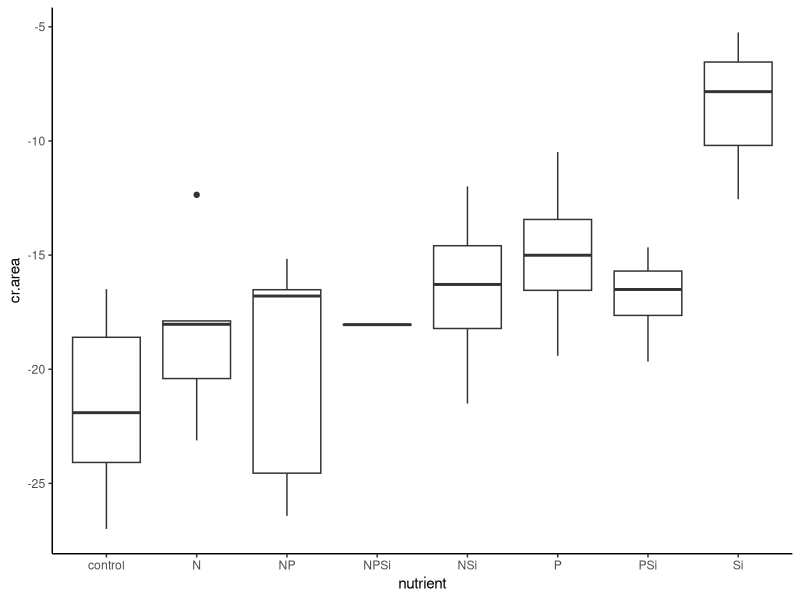
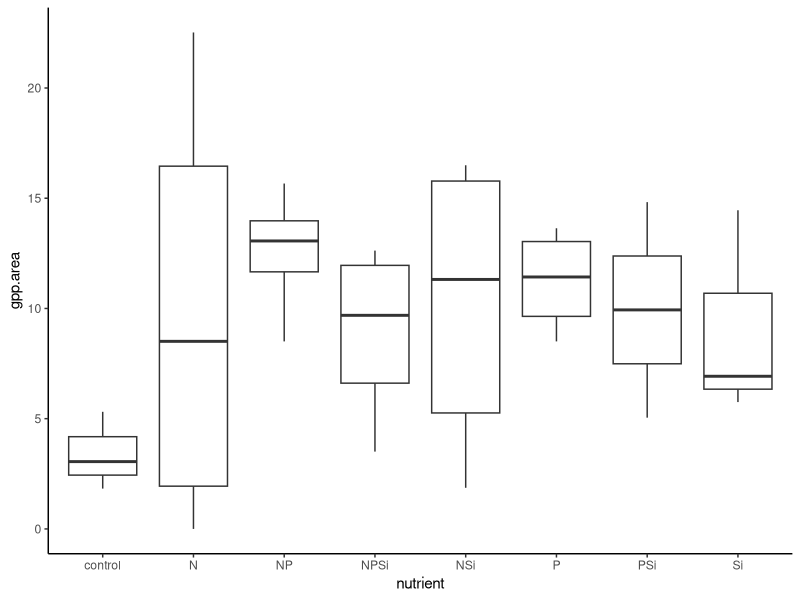
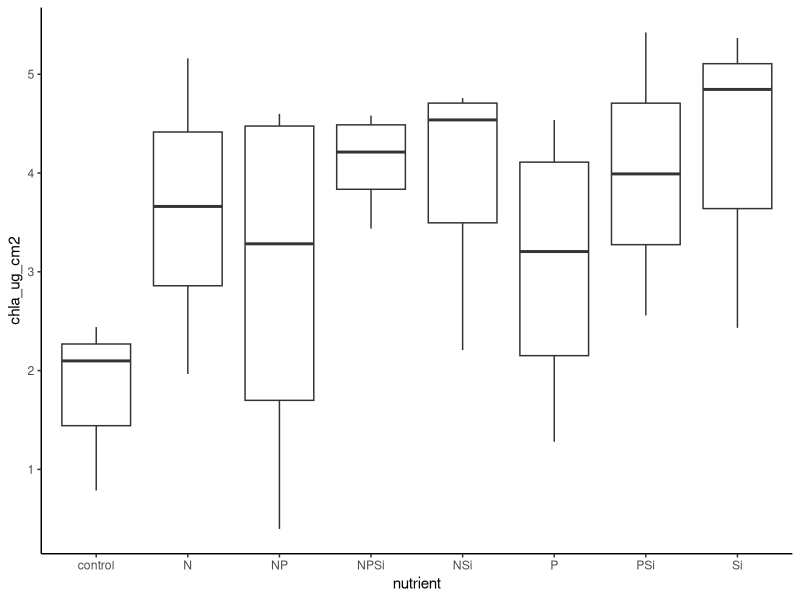
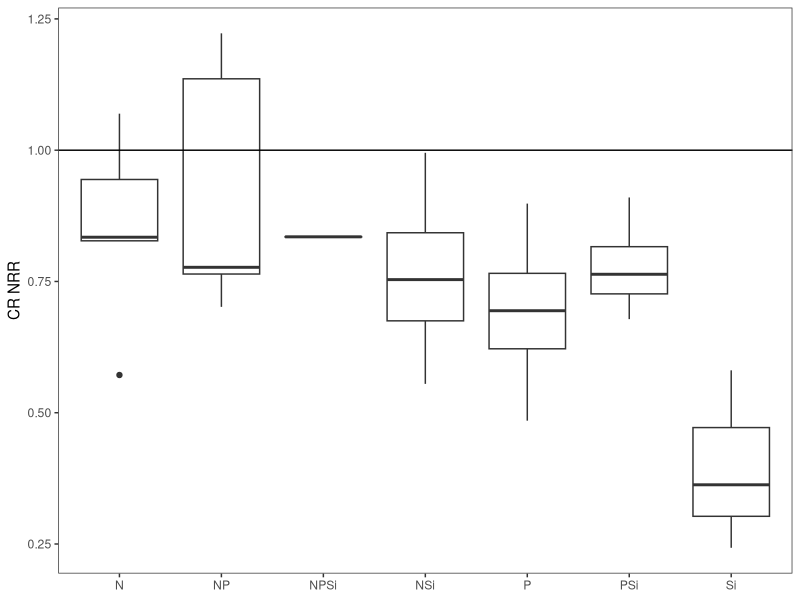
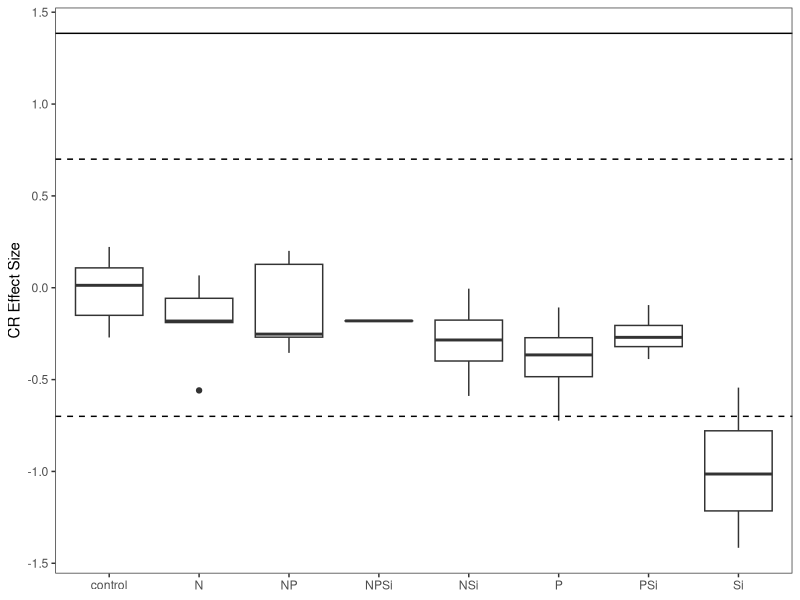
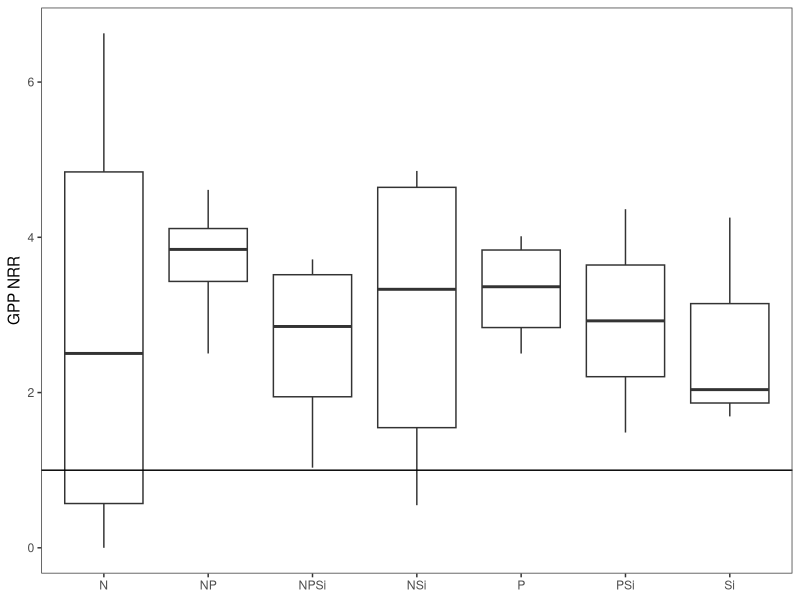
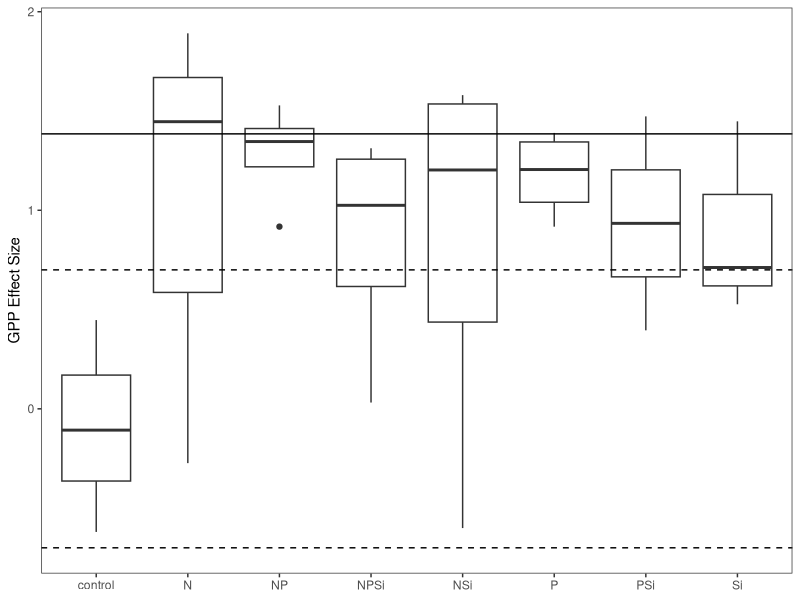
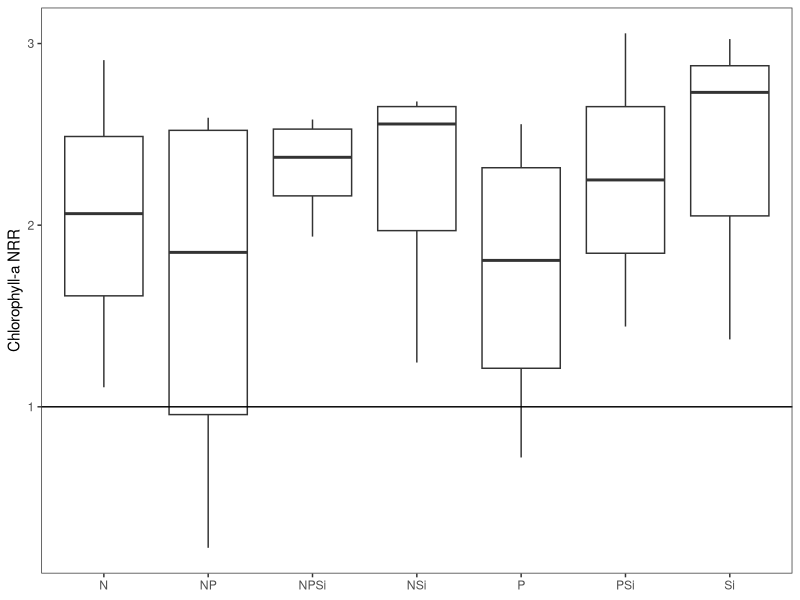

Write the R code that produced these figures, in order. (Note: this script raises an error after producing the figures.)
#Author:  Clay Arango
#Creation date: 10-Feb-19
#Script to analyze NDS data from Summer 2018 WSB work with S. Roley and A. Alexiades

#packages
install.packages("nlme")
install.packages("nortest")
install.packages("plyr")
install.packages("dplyr")
install.packages("multcomp")
install.packages("MASS")
install.packages("ggplot2")
library(nlme)
library(nortest)
library(plyr)
library(dplyr)
library(multcomp)
library(MASS)
library(ggplot2)

#Load data
cen_lan_summer <- read.table(file="cen_lan_summer.csv", header=T, sep=",")

#set variable
d = cen_lan_summer

#evaluate data to make sure factors are correct
names(d)

unique(d$nutrient) #control, N, NP, NPSi, NSi, P, PSi, Si
unique(d$N) #should be 0 and 1
unique(d$P) #should be 0 and 1
unique(d$Si) #should be 0 and 1
unique(d$top) #should be "sponge" and "glass"
#if need to change, use recode function below. 
d$top<-recode(d$top, "cellulose" ="sponge")
str(d)

#convert N and P vand Si alues (0 or 1 for absence or presence) to factors
d$N<-as.factor(d$N)
d$P<-as.factor(d$P)
d$Si<-as.factor(d$Si)
str(d)

#subset data into gpp and cr response
d.cr = subset(d, top=="sponge", data=d)
d.gpp = subset(d, top=="glass", data=d)

#check for outliers and check data entry before calculating CR-NRR
ggplot(d.cr, aes(x=nutrient, y=cr.area)) + geom_boxplot() + theme_classic()
#N group is very spread out

#calculate nrr for cr
x<-ddply(d.cr, "nutrient", summarise, ave_cr = mean(cr.area, na.rm=T)) 
x
d.cr$cr.nrr = d.cr$cr.area/-21.614009 #divide by control ave_cr

#check for outliers and check data entry before calculating GPP- and chla-NRR
ggplot(d.gpp, aes(x=nutrient, y=gpp.area)) + geom_boxplot() + theme_classic()
#no outliers
ggplot(d.gpp, aes(x=nutrient, y=chla_ug_cm2)) + geom_boxplot() + theme_classic()
#no outliers

#calculate nrr for gpp and chla
x<- ddply(d.gpp, "nutrient", summarise, ave_gpp = mean(gpp.area, na.rm=T), ave_chla = mean(chla_ug_cm2, na.rm=T)) 
x
d.gpp$gpp.nrr = d.gpp$gpp.area/3.398031 #divide by control ave_gpp
d.gpp$chla.nrr = d.gpp$chla_ug_cm2/1.774638 #divide by control ave_chla
#use to exclude outliers
#x1<- ddply(subset(d.gpp, !(nds.id=="F6")), "nutrient", summarise, ave_chla = mean(chla_ug_cm2, na.rm=T)) 
#x1
#d.gpp$chla.nrr_1<-d.gpp$chla_ug_cm2/2.700340

#combine into one file and export
d.cr$chla.nrr<-NA
#d.cr$chla.nrr_1<-NA#for excluded outliers
d.cr$gpp.nrr<-NA
d.gpp$cr.nrr<-NA
d.nrr<-rbind(d.cr, d.gpp)
d.nrr$site.date<-"cen_lan_summer"
d.nrr$gpp.es<-log(d.nrr$gpp.nrr)
d.nrr$cr.es<-log(d.nrr$cr.nrr)
d.nrr$chla.es<-log(d.nrr$chla.nrr)

write.table(d.nrr, "cen_lan_summer_nrr.csv",  sep=",", quote=F, row.names =F)

###############
#plots of NRR
##############
ggplot(data=subset(d.cr, !(nutrient=="control")), aes(x=nutrient, y=cr.nrr))+geom_boxplot()+theme_bw()+
  ylab("CR NRR")+geom_abline(slope = 0, intercept = 1)+
  theme(axis.title.x=element_blank(), panel.grid.minor=element_blank(), panel.grid.major=element_blank())
#no limitation

ggplot(data=subset(d.nrr, (top=="sponge")), aes(x=nutrient, y=cr.es))+geom_boxplot()+theme_bw()+
  ylab("CR Effect Size")+geom_hline(yintercept = 0.7, lty="dashed")+ geom_hline(yintercept = -0.7, lty="dashed")+
  geom_hline(yintercept = 1.385)+
  theme(axis.title.x=element_blank(), panel.grid.minor=element_blank(), panel.grid.major=element_blank())
#nothing over 1.385, so no significance?

ggplot(data=subset(d.gpp, !(nutrient=="control")), aes(x=nutrient, y=gpp.nrr))+geom_boxplot()+theme_bw()+
  ylab("GPP NRR")+geom_abline(slope = 0, intercept = 1)+
  theme(axis.title.x=element_blank(), panel.grid.minor=element_blank(), panel.grid.major=element_blank())
#possible N+P colimitation and Si limitation

ggplot(data=subset(d.nrr, top =="glass"),aes(x=nutrient, y=gpp.es))+geom_boxplot()+theme_bw()+
  ylab("GPP Effect Size")+geom_hline(yintercept = 0.7, lty="dashed")+
  geom_hline(yintercept = -0.7, lty="dashed")+ geom_hline(yintercept = 1.385)+
  theme(axis.title.x=element_blank(), panel.grid.minor=element_blank(), panel.grid.major=element_blank())
#possible N limitation?

ggplot(data=subset(d.gpp, !(nutrient=="control")), aes(x=nutrient, y=chla.nrr))+geom_boxplot()+theme_bw()+
  ylab("Chlorophyll-a NRR")+geom_abline(slope = 0, intercept = 1)+ 
  theme(axis.title.x=element_blank(), panel.grid.minor=element_blank(), panel.grid.major=element_blank())
#N+si limitation

ggplot(data=subset(d.nrr, (top=="glass")), aes(x=nutrient, y=chla.es))+geom_boxplot()+theme_bw()+
  ylab("Chla Effect Size")+ geom_hline(yintercept = 0.7, lty="dashed")+ geom_hline(yintercept = -0.7, lty="dashed")+    
  geom_hline(yintercept = 1.385)+
  theme(axis.title.x=element_blank(), panel.grid.minor=element_blank(), panel.grid.major=element_blank())
#nothing over 1.385 so no significance?

##########
#NRR Summary Files
#########

GPP_sum<-ddply(d.gpp, "nutrient", summarise, ave_nrr.gpp=mean(gpp.nrr, na.rm=T), sd_nrr.gpp=sd(gpp.nrr, na.rm=T), 
               se_nrr.gpp =(sd(gpp.nrr)/sqrt(sum(!is.na(gpp.nrr)))), 
               ci95_nrr.gpp = (1.96*(sd(gpp.nrr)/sqrt(sum(!is.na(gpp.nrr))))),
               ave_nrr.chla=mean(chla.nrr, na.rm=T), sd_nrr.chla=sd(chla.nrr, na.rm=T), 
               se_nrr.chla =(sd(chla.nrr)/sqrt(sum(!is.na(chla.nrr)))), 
               ci95_nrr.chla = (1.96*(sd(chla.nrr)/sqrt(sum(!is.na(chla.nrr))))))
CR_sum<-ddply(d.cr, "nutrient", summarise, ave_nrr.cr=mean(cr.nrr, na.rm=T), sd_nrr.cr=sd(cr.nrr, na.rm=T), 
              se_nrr.cr =(sd(cr.nrr)/sqrt(sum(!is.na(cr.nrr)))), 
              ci95_nrr.cr = (1.96*(sd(cr.nrr)/sqrt(sum(!is.na(cr.nrr))))))

#now combine into one and export
d.sum<-merge(GPP_sum, CR_sum, by="nutrient")
d.sum$site_date<-"cen_lan_summer"
write.table(d.sum, "cen_lan_summer_summ.csv",  sep=",", quote=F, row.names=F)

############################################################
#analyze RESPIRATION data
############################################################

M1<-gls(cr.area~N*P*Si, data=d.cr, na.action=na.omit)
E1<-residuals(M1)
qqnorm(E1)
qqline(E1)
ad.test(E1)
  #residuals are normally distributed p = 0.3354
hist(E1)  
plot(M1)

plot(filter(d.cr, !is.na(cr.area)) %>% dplyr::select(nutrient), 
     E1, xlab="nutrient", ylab="Residuals")
bartlett.test(cr.area~nutrient, data=d.cr)
   #variance p = 0.05234

anova(M1)


##########################################################
#do multiple 2 way ANOVAs to improve our ability to interpret
##########################################################
#N and P
xx = na.omit(subset(d.cr, select = c(N,P,cr.area)))
interaction.plot(xx$N, xx$P, xx$cr.area)

#N and Si
xx = na.omit(subset(d.cr, select = c(N,Si,cr.area)))
interaction.plot(xx$N, xx$Si, xx$cr.area)

#P and Si
xx = na.omit(subset(d.cr, select = c(P,Si,cr.area)))
interaction.plot(xx$P, xx$Si, xx$cr.area*-1)
##########################################################
##########################################################


x <- group_by(d.cr, nutrient) %>%  # Grouping function causes subsequent functions to aggregate by season and reach
  summarize(cr.mean = abs(mean(cr.area, na.rm = TRUE)), # na.rm = TRUE to remove missing values
            cr.sd=abs(sd(cr.area, na.rm = TRUE)),  # na.rm = TRUE to remove missing values
            n = sum(!is.na(cr.area)), # of observations, excluding NAs. 
            cr.se=cr.sd/sqrt(n))

ggplot(data=x, aes(x=nutrient, y=cr.mean)) + 
  geom_bar(stat="identity", position=position_dodge(), color = "black") + 
  geom_errorbar(aes(ymin=cr.mean, ymax=cr.mean+cr.se), width=0.2, 
                position=position_dodge(0.9)) + 
  xlab("Nutrient") +
  ylab(expression(Respiration~(ug~O[2]~m^{-2}~h^{-1}))) +
  ylim(0,20) +
  labs(fill="Light") +
  theme_bw() +
  theme(panel.grid.major=element_blank(),
        panel.grid.minor=element_blank(),
        legend.title=element_text(size=6),
        legend.key=element_blank(), 
        legend.position=c(0.5,0.95), 
        legend.text=element_text(size=8), 
        legend.background=element_blank(), 
        legend.direction="horizontal", 
        legend.key.size=unit(0.3, "cm"), 
        axis.title.y=element_text(size=8), 
        axis.title.x=element_text(size=8), 
        axis.text.x=element_text(size=8))

#ggsave('output/figures/Ring_summer.tiff',
#       units="in",
#       width=3.25,
#       height=3.25,
#       dpi=1200,
#       compression="lzw")

#summarize nrr
x <- group_by(d.cr, nutrient) %>%  # Grouping function causes subsequent functions to aggregate by season and reach
  summarize(cr.mean = abs(mean(cr.nrr, na.rm = TRUE)), # na.rm = TRUE to remove missing values
            cr.sd=abs(sd(cr.nrr, na.rm = TRUE)),  # na.rm = TRUE to remove missing values
            n = sum(!is.na(cr.nrr)), # of observations, excluding NAs. 
            cr.se=cr.sd/sqrt(n))

############################################################
#analyze the PRODUCTION data
############################################################

M1<-gls(gpp.area~N*P*Si, data=d.gpp, na.action=na.omit) 
E1<-residuals(M1)
qqnorm(E1)
qqline(E1)
ad.test(E1)
  #residuals are good p = 0.9518
   
hist(E1, xlab="residuals", main="")
plot(M1)

plot(filter(d.gpp, !is.na(gpp.area)) %>% dplyr::select(nutrient), 
     E1, xlab="nutrient", ylab="Residuals")
bartlett.test(gpp.area~nutrient, data=d.gpp)
  #variance is good p = 0.2745
   
anova(M1)
  
x <- group_by(d.gpp, nutrient) %>%  # Grouping function causes subsequent functions to aggregate by season and reach
  summarize(gpp.mean = abs(mean(gpp.area, na.rm = TRUE)), # na.rm = TRUE to remove missing values
            gpp.sd=abs(sd(gpp.area, na.rm = TRUE)),  # na.rm = TRUE to remove missing values
            n = sum(!is.na(gpp.area)), # of observations, excluding NAs. 
            gpp.se=gpp.sd/sqrt(n))

ggplot(data=x, aes(x=nutrient, y=gpp.mean)) + 
  geom_bar(stat="identity", position=position_dodge(), color = "black") + 
  geom_errorbar(aes(ymin=gpp.mean, ymax=gpp.mean+gpp.se), width=0.2, 
                position=position_dodge(0.9)) + 
  xlab("Nutrient") +
  ylab(expression(Production~(ug~O[2]~m^{-2}~h^{-1}))) +
  labs(fill="Light") +
  theme_bw() +
  theme(panel.grid.major=element_blank(),
        panel.grid.minor=element_blank(), 
        legend.title=element_text(size=6), 
        legend.key=element_blank(),  
        legend.position=c(0.5,0.95),  
        legend.text=element_text(size=8),  
        legend.background=element_blank(),  
        legend.direction="horizontal",  
        legend.key.size=unit(0.3, "cm"),  
        axis.title.y=element_text(size=8),  
        axis.title.x=element_text(size=8),  
        axis.text.x=element_text(size=8))

#ggsave('output/figures/gppByNutrient.tiff',
#       units="in",
#       width=3.25,
#       height=3.25,
#       dpi=1200,
#       compression="lzw")


#summarize nrr
x <- group_by(d.gpp, nutrient) %>%  # Grouping function causes subsequent functions to aggregate by season and reach
  summarize(gpp.mean = abs(mean(gpp.nrr, na.rm = TRUE)), # na.rm = TRUE to remove missing values
            gpp.sd=abs(sd(gpp.nrr, na.rm = TRUE)),  # na.rm = TRUE to remove missing values
            n = sum(!is.na(gpp.nrr)), # of observations, excluding NAs. 
            gpp.se=gpp.sd/sqrt(n))

############################################################
#analyze the CHL-A biomass on disks

M1<-gls(chla_ug_cm2~N*P*Si, data=d.gpp, na.action=na.omit)
E1<-residuals(M1)
qqnorm(E1)
qqline(E1)
ad.test(E1)
  #residuals look good (p=0.1037)
hist(E1)
plot(M1)

bartlett.test(chla_ug_cm2~nutrient, data=d.gpp)
  #variance OK 0.6589

anova(M1)

##########################################################
#do multiple 2 way ANOVAs to improve our ability to interpret
##########################################################
#N and P
xx = na.omit(subset(d.gpp, select = c(N,P,chla_ug_cm2)))
interaction.plot(xx$N, xx$P, xx$chla_ug_cm2)

#N and Si
xx = na.omit(subset(d.gpp, select = c(N,Si,chla_ug_cm2)))
interaction.plot(xx$N, xx$Si, xx$chla_ug_cm2)

#P and Si
xx = na.omit(subset(d.gpp, select = c(P,Si,chla_ug_cm2)))
interaction.plot(xx$P, xx$Si, xx$chla_ug_cm2)

##########################################################
#Analyze chl-a by removing all Si treatments
##########################################################
d.gppNoSi = subset(d.gpp, Si==0)

M1<-gls(chla_ug_cm2~N*P, data=d.gppNoSi, na.action=na.omit)
E1<-residuals(M1)
qqnorm(E1)
qqline(E1)
ad.test(E1)
#residuals look good (p=0.3952)
hist(E1)
plot(M1)

bartlett.test(chla_ug_cm2~nutrient, data=d.gpp)
#data look good p=0.6589

anova(M1)

#Interpret Interaction
#N and P
xx = na.omit(subset(d.gppNoSi, select = c(N,P,chla_ug_cm2)))
interaction.plot(xx$N, xx$P, xx$chla_ug_cm2)
